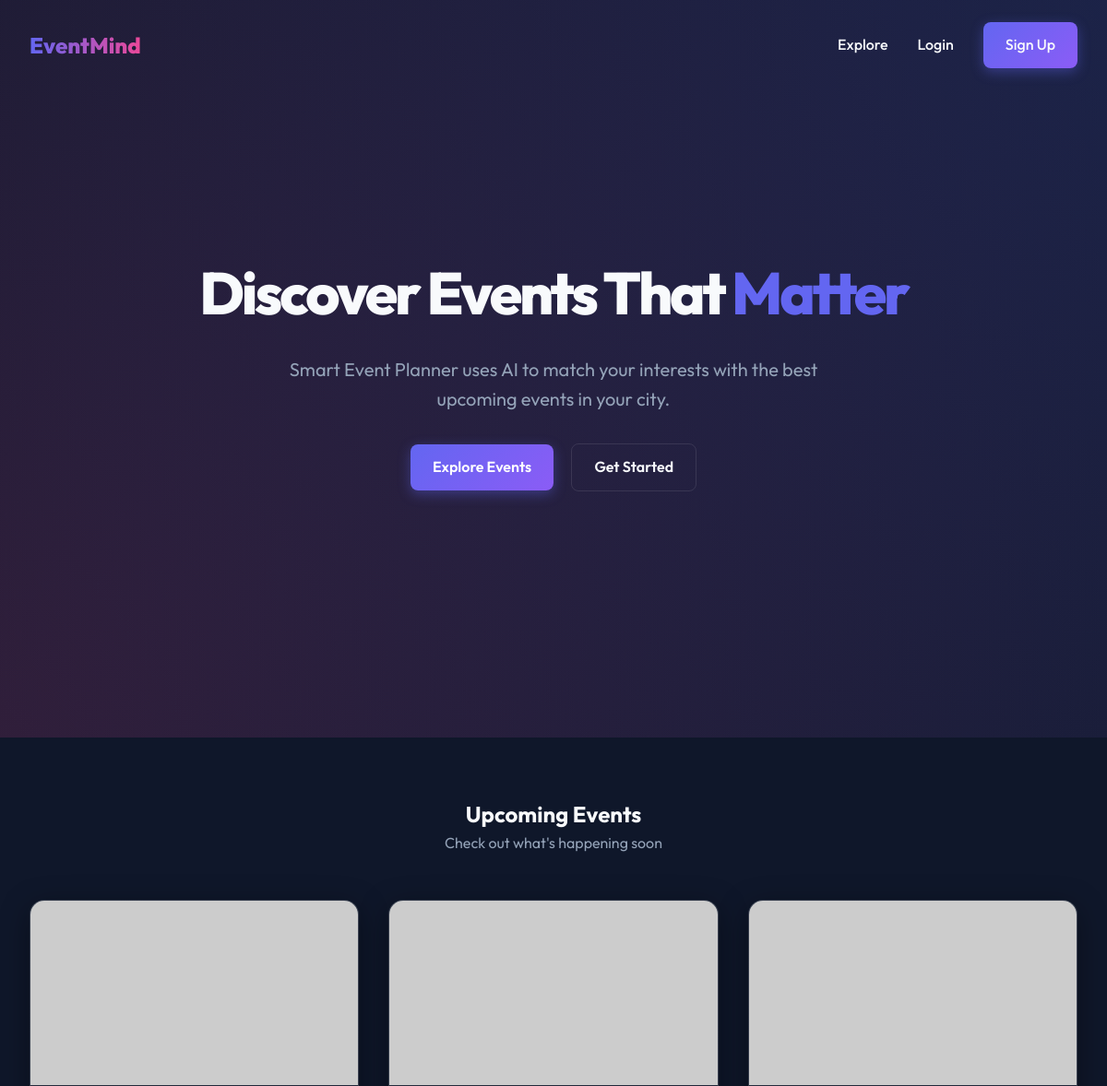
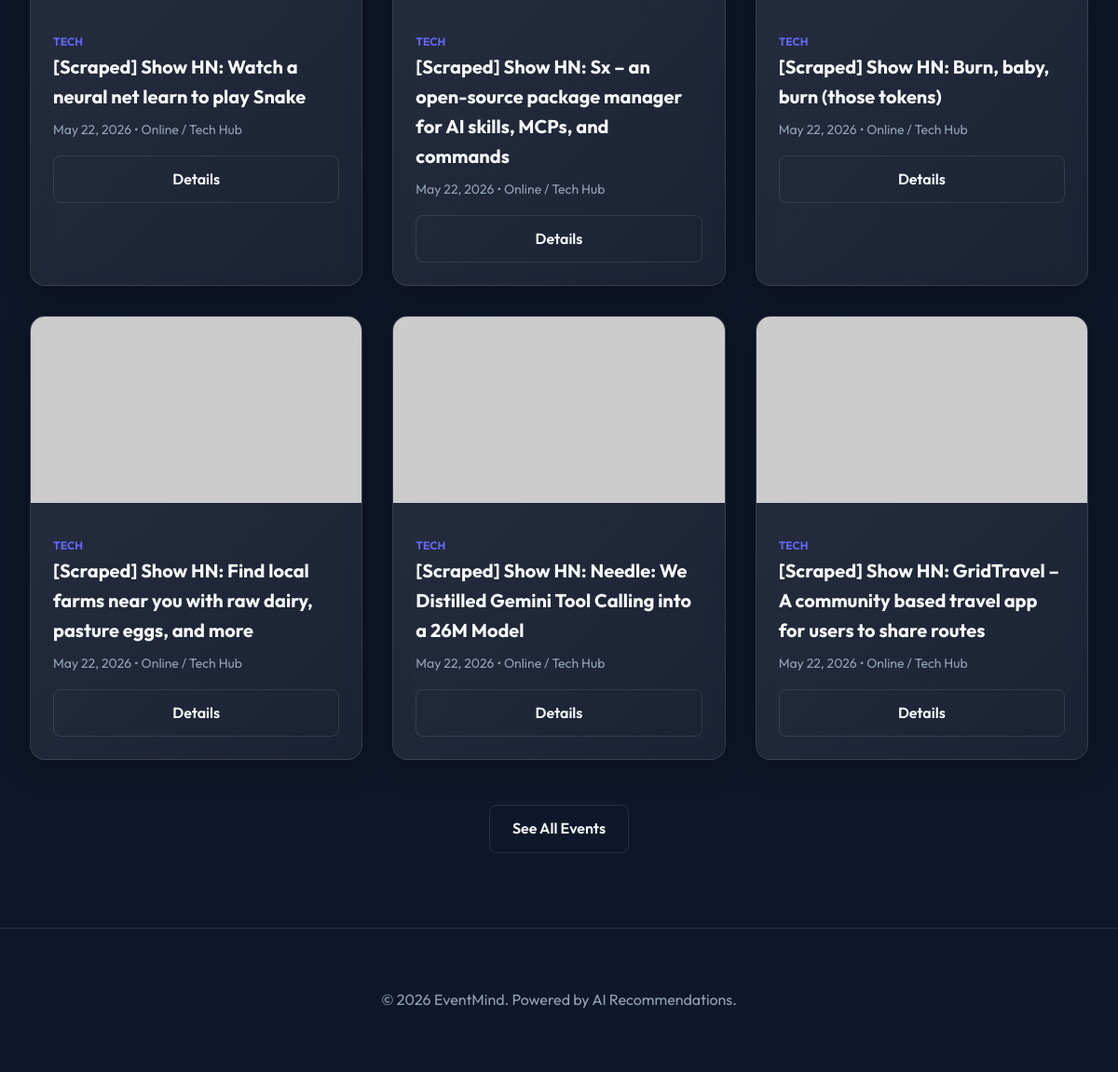
The page / on the database its author committed (2 pictures, top to bottom).
### app/models/event.py (models this page shows, shortened)
class Event(Base, TimestampMixin):
    __tablename__ = "events"
    id: Mapped[int] = mapped_column(primary_key=True, index=True)
    title: Mapped[str] = mapped_column(String(200), nullable=False, index=True)
    description: Mapped[str] = mapped_column(Text, nullable=False)
    location: Mapped[str] = mapped_column(String(300), nullable=False)
    event_date: Mapped[datetime] = mapped_column(DateTime(timezone=True), nullable=False, index=True)
    capacity: Mapped[int] = mapped_column(Integer, default=100, nullable=False)
    category: Mapped[str] = mapped_column(String(100), nullable=False, index=True)
    tags: Mapped[list] = mapped_column(JSON, default=list, nullable=False)
    image_url: Mapped[str | None] = mapped_column(String(500), nullable=True)
    source_url: Mapped[str | None] = mapped_column(String(500), nullable=True)
    is_active: Mapped[bool] = mapped_column(Boolean, default=True, nullable=False)
    owner_id: Mapped[int] = mapped_column(ForeignKey("users.id"), nullable=False)
    owner: Mapped["User"] = relationship("User", back_populates="events")
    registrations: Mapped[list["Registration"]] = relationship(
        "Registration", back_populates="event", lazy="selectin"
    )
    comments: Mapped[list["Comment"]] = relationship(
        "Comment", back_populates="event", lazy="selectin", cascade="all, delete-orphan"
    )
    favorited_by: Mapped[list["User"]] = relationship(
        "User", secondary="user_favorite_events", back_populates="favorites", lazy="selectin"
    )

### app/web/home_views.py (the view)
@router.get("/", response_class=HTMLResponse)
async def home(
    request: Request,
    session: AsyncSession = Depends(get_db),
):
    current_user = await get_current_user_from_cookie(
        access_token=request.cookies.get("access_token"), session=session
    )
    event_service = EventService(session)
    featured_result = await event_service.get_events_paginated(page=1, size=6)
    featured_events = featured_result.items
    recommended_events = []
    if current_user:
        rec_service = RecommendationService(session)
        rec_result = await rec_service.get_recommendations(current_user.id, top_k=6)
        recommended_events = rec_result.recommendations
        fav_service = FavoriteService(session)
        await fav_service.mark_favorites(featured_events, current_user.id)
        await fav_service.mark_favorites(recommended_events, current_user.id)
    return templates.TemplateResponse(
        request=request,
        name="home/index.html",
        context={
            "current_user": current_user,
            "featured_events": featured_events,
            "recommended_events": recommended_events,
        },
    )

### templates/home/index.html (shortened to what this page needs)
{% extends "base.html" %}
{% block content %}
<section class="hero">
    <div class="hero-content fade-in">
        <h1>Discover Events That <span style="color: var(--primary);">Matter</span></h1>
        <p>Smart Event Planner uses AI to match your interests with the best upcoming events in your city.</p>
        <div class="hero-btns">
            <a href="/events" class="btn btn-primary">Explore Events</a>
            {% if not current_user %}
                <a href="/auth/register" class="btn btn-outline" style="margin-left: 1rem;">Get Started</a>
            {% endif %}
        </div>
    </div>
</section>
<section class="featured">
    <div class="section-title">
        <h2>Upcoming Events</h2>
        <p style="color: var(--text-muted);">Check out what's happening soon</p>
    </div>
    <div class="event-grid">
        {% for event in featured_events %}
            {% include "partials/event_card.html" %}
        {% endfor %}
    </div>
    <div style="text-align: center; margin-top: 3rem;">
        <a href="/events" class="btn btn-outline">See All Events</a>
    </div>
</section>
{% endblock %}

### templates/base.html (shortened to what this page needs)
<!DOCTYPE html>
<html lang="en">
<head>
    <link rel="stylesheet" href="https://cdnjs.cloudflare.com/ajax/libs/font-awesome/6.5.1/css/all.min.css">
    <link rel="stylesheet" href="{{ url_for('static', path='css/main.css') }}">
</head>
<body>
    {% include "partials/navbar.html" %}
    <main>
        {% block content %}{% endblock %}
    </main>
    {% include "partials/footer.html" %}
</body>
</html>

### templates/partials/navbar.html
<nav>
    <div class="nav-container">
        <a href="/" class="logo">EventMind</a>
        <div class="nav-links">
            <a href="/events">Explore</a>
            {% if current_user %}
                <a href="/dashboard">Dashboard</a>
                <a href="/profile">Profile</a>
                <a href="/auth/logout" class="btn btn-outline">Logout</a>
            {% else %}
                <a href="/auth/login">Login</a>
                <a href="/auth/register" class="btn btn-primary">Sign Up</a>
            {% endif %}
        </div>
    </div>
</nav>

### templates/partials/event_card.html (shortened to what this page needs)
<div class="event-card glass-card">
    <div class="event-image-container">
        <a href="{{ event.source_url or '/events/' + (event.id|string) }}" {% if event.source_url %}target="_blank"{% endif %}>
            <img src="{{ event.image_url or 'https://via.placeholder.com/400x200' }}" alt="{{ event.title }}" class="event-image">
        </a>
    </div>
    <div class="event-details">
        <span class="event-category">{{ event.category }}</span>
        <h3 class="event-title">
            <a href="{{ event.source_url or '/events/' + (event.id|string) }}" {% if event.source_url %}target="_blank"{% endif %}>
                {{ event.title }}
            </a>
        </h3>
        <div class="event-info">
            <span>{{ event.event_date.strftime('%B %d, %Y') }}</span> •
            <span>{{ event.location }}</span>
        </div>
        <div class="event-actions">
            <a href="/events/{{ event.id }}" class="btn btn-outline" style="flex: 1; text-align: center;">Details</a>
        </div>
    </div>
</div>

### templates/partials/footer.html
<footer>
    <div class="footer-container">
        <p>&copy; 2026 EventMind. Powered by AI Recommendations.</p>
    </div>
</footer>

### static/css/main.css (style rules this page uses)
:root { --primary: #6366f1; --primary-dark: #4f46e5; --secondary: #ec4899; --accent: #8b5cf6; --background: #0f172a; --surface: #1e293b; --surface-light: #334155; --text: #f8fafc; --text-muted: #94a3b8; --error: #ef4444; --success: #10b981; --glass: rgba(255, 255, 255, 0.05); --glass-border: rgba(255, 255, 255, 0.1); }
* { margin: 0; padding: 0; box-sizing: border-box; font-family: 'Outfit', sans-serif; }
body { background-color: var(--background); color: var(--text); line-height: 1.6; overflow-x: hidden; }
.glass-card { background: linear-gradient(135deg, rgba(255,255,255,0.1), rgba(255,255,255,0.05)); backdrop-filter: blur(10px); border: 1px solid rgba(255,255,255,0.1); box-shadow: 0 8px 32px 0 rgba(0, 0, 0, 0.37); }
nav { position: fixed; top: 0; width: 100%; z-index: 1000; padding: 1.5rem 2rem; transition: all 0.3s ease; }
.nav-container { max-width: 1200px; margin: 0 auto; display: flex; justify-content: space-between; align-items: center; }
.logo { font-size: 1.5rem; font-weight: 800; background: linear-gradient(to right, var(--primary), var(--secondary)); -webkit-background-clip: text; -webkit-text-fill-color: transparent; text-decoration: none; }
.nav-links { display: flex; gap: 2rem; align-items: center; }
.nav-links a { color: var(--text); text-decoration: none; font-weight: 500; transition: color 0.3s; }
.hero { height: 100vh; display: flex; align-items: center; justify-content: center; text-align: center; background: radial-gradient(circle at top right, rgba(99, 102, 241, 0.15), transparent), radial-gradient(circle at bottom left, rgba(236, 72, 153, 0.15), transparent); padding: 0 1rem; }
.hero-content h1 { font-size: 4rem; margin-bottom: 1rem; font-weight: 800; letter-spacing: -0.05em; }
.hero-content p { font-size: 1.25rem; color: var(--text-muted); max-width: 600px; margin: 0 auto 2rem; }
.btn { padding: 0.75rem 1.5rem; border-radius: 0.5rem; font-weight: 600; cursor: pointer; transition: all 0.3s cubic-bezier(0.4, 0, 0.2, 1); text-decoration: none; display: inline-block; border: none; }
.btn-primary { background: linear-gradient(135deg, var(--primary), var(--accent)); color: white; box-shadow: 0 4px 14px 0 rgba(99, 102, 241, 0.39); }
.btn-outline { background: transparent; border: 1px solid var(--glass-border); color: var(--text); }
.section-title { text-align: center; margin: 4rem 0 3rem; }
.event-grid { display: grid; grid-template-columns: repeat(auto-fill, minmax(300px, 1fr)); gap: 2rem; max-width: 1200px; margin: 0 auto; padding: 0 2rem; }
.event-card { border-radius: 1rem; overflow: hidden; transition: transform 0.3s; }
.event-image { width: 100%; height: 200px; object-fit: cover; background: var(--surface-light); }
.event-image-container { position: relative; overflow: hidden; }
.event-image { transition: transform 0.5s ease; }
.event-details { padding: 1.5rem; }
.event-category { font-size: 0.75rem; text-transform: uppercase; font-weight: 700; color: var(--primary); margin-bottom: 0.5rem; }
.event-title { font-size: 1.25rem; font-weight: 700; margin-bottom: 0.5rem; }
.event-title a { color: var(--text); text-decoration: none; transition: color 0.3s; }
.event-info { font-size: 0.875rem; color: var(--text-muted); margin-bottom: 1rem; }
.event-actions { display: flex; align-items: center; margin-top: auto; }
footer { margin-top: 5rem; padding: 4rem 2rem; border-top: 1px solid var(--glass-border); text-align: center; color: var(--text-muted); }
.fade-in { animation: fadeIn 0.8s ease-out forwards; }

### rows shown on the page
Event: category "TECH", title "[Scraped] Show HN: Watch a neural net learn to play Snake", event_date "May 22, 2026", location "Online / Tech Hub"
Event: category "TECH", title "[Scraped] Show HN: Sx – an open-source package manager for AI skills, MCPs, and commands", event_date "May 22, 2026", location "Online / Tech Hub"
Event: category "TECH", title "[Scraped] Show HN: Burn, baby, burn (those tokens)", event_date "May 22, 2026", location "Online / Tech Hub"
Event: category "TECH", title "[Scraped] Show HN: Find local farms near you with raw dairy, pasture eggs, and more", event_date "May 22, 2026", location "Online / Tech Hub"
Event: category "TECH", title "[Scraped] Show HN: Needle: We Distilled Gemini Tool Calling into a 26M Model", event_date "May 22, 2026", location "Online / Tech Hub"
Event: category "TECH", title "[Scraped] Show HN: GridTravel – A community based travel app for users to share routes", event_date "May 22, 2026", location "Online / Tech Hub"
